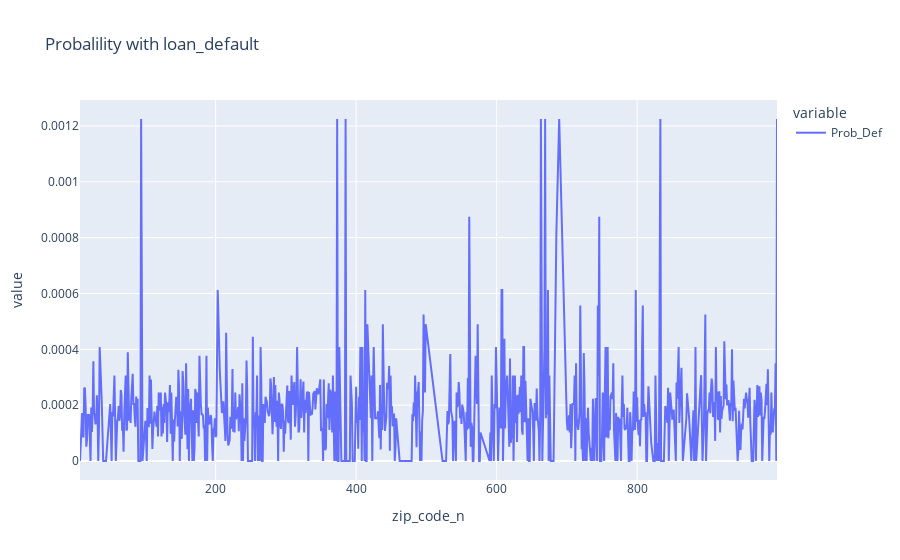

Notebook code cell kept with this figure:
### Markdown cell above
#### Analysis of the influence of  Zip-Code on the Loan_Status
- Check if the borrowers belonging to some specific zip codes are more likely to default.Considering some specific zip code's more population belonging to a specific income group (lower or higher) hence that may influence the  tendency to default.

### Code cell
#LC1b_ZipvsLS = LCLoanDf.filter(items =["zip_code_n","loan_status"] )
TblZipvsLS = pd.crosstab(LCLoanDf.loan_status, LCLoanDf["zip_code_n"], margins=True,values=LCLoanDf["loan_status"], aggfunc='count').round(2)
TblZipvsLS.loc["Prob_Def",:] = TblZipvsLS.loc["Charged Off",:]/TblZipvsLS.loc["All",:]
TblZipvsLS.iloc[4,:-1] =TblZipvsLS.iloc[4,:-1]/TblZipvsLS.iloc[4,:-1].sum()*TblZipvsLS.loc["Prob_Def","All"]
print(TblZipvsLS.iloc[4,:-1].sum())
TblZipvsLS.fillna(0,inplace=True)
TblZipvsLS
TblZipvsLS_perc = TblZipvsLS.transpose().iloc[:-1,:-2].apply(lambda x: x/x.sum(), axis=1)
fig = px.line(data_frame=TblZipvsLS.iloc[4,:-1],title='Probalility with loan_default')
fig.show()

### Figure 1 — Plotly figure (JSON) as saved in the notebook; plotly's stock layout.template omitted (floating-point values rounded to 4 significant figures; data arrays with more than 128 entries replaced by an {"elided": "..."} marker saying what was removed)
{"data": [{"hovertemplate": "variable=Prob_Def<br>zip_code_n=%{x}<br>value=%{y}<extra></extra>", "legendgroup": "Prob_Def", "line": {"color": "#636efa", "dash": "solid"}, "marker": {"symbol": "circle"}, "mode": "lines", "name": "Prob_Def", "orientation": "v", "showlegend": true, "type": "scatter", "x": {"elided": "823 int values"}, "xaxis": "x", "y": {"elided": "823 float values"}, "yaxis": "y"}], "layout": {"legend": {"title": {"text": "variable"}, "tracegroupgap": 0}, "title": {"text": "Probalility with loan_default"}, "xaxis": {"anchor": "y", "domain": [0, 1], "title": {"text": "zip_code_n"}}, "yaxis": {"anchor": "x", "domain": [0, 1], "title": {"text": "value"}}}}
